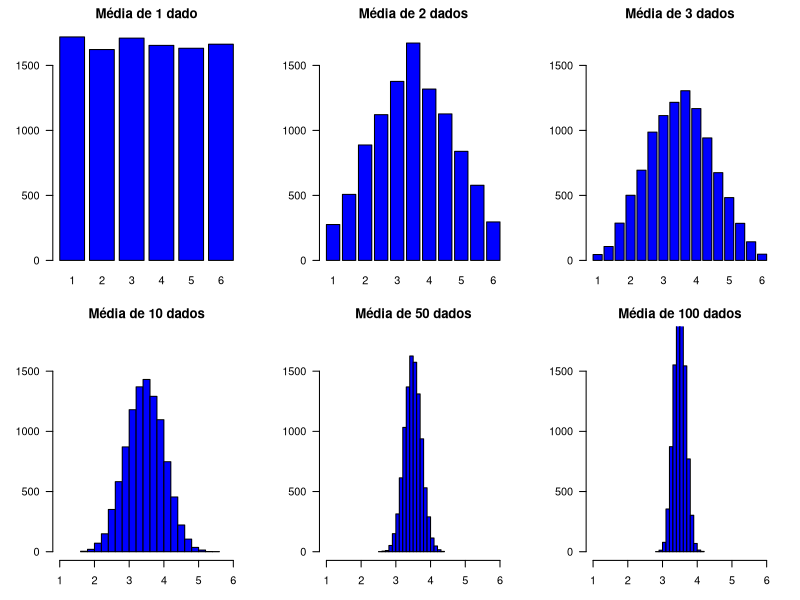

This figure's R source:
## ---- chunk 1
par(mfrow=c(2, 3), mar=c(3, 4, 2, 2))
n1 <- sample(1:6, 10000, replace=TRUE)
barplot(table(n1), ylim=c(0, 1800), main="Média de 1 dado", col="blue", las=1)

n1a <- sample(1:6, 10000, replace=TRUE)
n2a <- sample(1:6, 10000, replace=TRUE)
n2 <- (n1a + n2a)/2
barplot(table(n2), ylim=c(0, 1800), main="Média de 2 dados", col="blue", las=1)

n1a <- sample(1:6, 10000, replace=TRUE)
n2a <- sample(1:6, 10000, replace=TRUE)
n3a <- sample(1:6, 10000, replace=TRUE)
n3 <- (n1a+n2a+n3a)/3
barplot(table(n3), ylim=c(0, 1800), main="Média de 3 dados", col="blue", las=1)


n=10
N <- matrix(sample(1:6, 10000*n, replace=TRUE), ncol=n)
nn <- apply(N, 1, mean)

#barplot(table(nn),ylim=c(0,1800),main="Média de 10 dados",col="blue")
hist(nn, xlim=c(1, 6), main="Média de 10 dados", col="blue", xlab=" ", ylab="",
     ylim=c(0, 1800), las=1)

n=50
N <- matrix(sample(1:6, 10000*n, replace=TRUE), ncol=n)
nn <- round(apply(N, 1, mean), 2)

#barplot(table(nn), ylim=c(0,1800), main="Média de 50 dados", col="blue")
hist(nn, xlim=c(1, 6), main="Média de 50 dados", col="blue", xlab=" ", ylab="",
     ylim=c(0, 1800), las=1)


n=100
N <- matrix(sample(1:6, 10000*n, replace=TRUE), ncol=n)
nn <- round(apply(N, 1, mean), 2)

#barplot(table(nn),ylim=c(0,1800), main="Média de 100 dados",col="blue")
hist(nn, xlim=c(1, 6), main="Média de 100 dados", col="blue", xlab=" ", ylab="",
     ylim=c(0, 1800), las=1)
